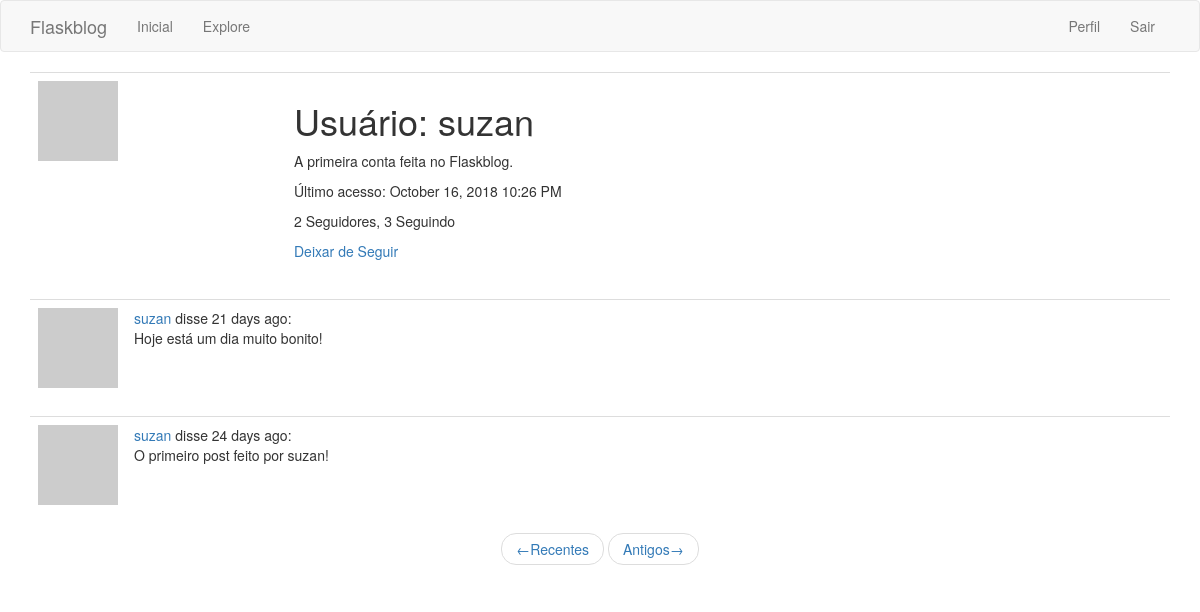
Before: /user/suzan (signed in) with the older database file.
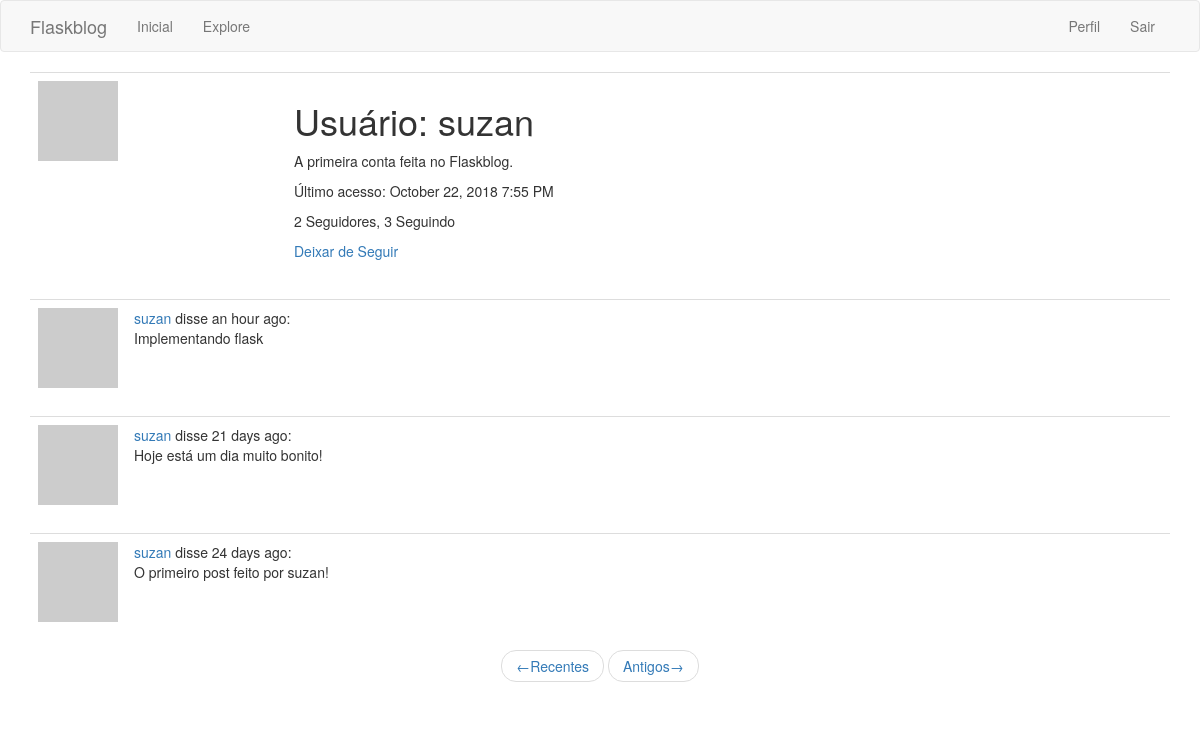
After: the same page with the newer database file.
### app/models.py (models this page shows, shortened)
class User(UserMixin, db.Model):
    id = db.Column(db.Integer, primary_key=True)
    username = db.Column(db.String(64), index=True, unique=True)
    email = db.Column(db.String(120), index=True, unique=True)
    password_hash = db.Column(db.String(128))
    posts = db.relationship('Post', backref='author', lazy='dynamic')
    about_me = db.Column(db.String(140))
    last_seen = db.Column(db.DateTime, default=datetime.utcnow)
    followed = db.relationship(
        'User', secondary=followers,
        primaryjoin=(followers.c.follower_id == id),
        secondaryjoin=(followers.c.followed_id == id),
        backref=db.backref('followers', lazy='dynamic'), lazy='dynamic')
    def avatar(self, size):
        digest = md5(self.email.lower().encode('utf-8')).hexdigest()
        return 'https://www.gravatar.com/avatar/{}?d=identicon&s={}'.format(
            digest, size)
    def is_following(self, user):
        return self.followed.filter(
            followers.c.followed_id == user.id).count() > 0

class Post(db.Model):
    id = db.Column(db.Integer, primary_key=True)
    body = db.Column(db.String(140))
    timestamp = db.Column(db.DateTime, index=True, default=datetime.utcnow)
    user_id = db.Column(db.Integer, db.ForeignKey('user.id'))

### app/routes.py (the view)
@app.route('/user/<username>')
@login_required
def user(username):
    user = User.query.filter_by(username=username).first_or_404()
    page = request.args.get('page', 1, type=int)
    posts = user.posts.order_by(Post.timestamp.desc()).paginate(
        page, app.config['POSTS_PER_PAGE'], False)
    next_url = url_for('user', username=user.username, page=posts.next_num) \
        if posts.has_next else None
    prev_url = url_for('user', username=user.username, page=posts.prev_num) \
        if posts.has_prev else None
    return render_template('user.html', user=user, posts=posts.items,
                            prev_url=prev_url, next_url=next_url)

### app/models.py (called while the page is built)
@login.user_loader
def load_user(id):
    return User.query.get(int(id))

### app/routes.py (called while the page is built)
@app.before_request
def before_request():
    if current_user.is_authenticated:
        current_user.last_seen = datetime.utcnow()
        db.session.commit()

### app/templates/user.html
{% extends "base.html" %}
{% block app_content %}
<table class="table table-hover">
	<tr>
		<td width="256px"><img src="{{ user.avatar(256) }}"></td>
		<td>
			<h1>Usuário: {{ user.username }}</h1>
			{% if user.about_me %}
				<p>{{ user.about_me }}</p>
			{% endif %}
			{% if user.last_seen %}
				<p>Último acesso: {{ moment(user.last_seen).format('LLL') }}</p>
			{% endif %}
			<p>
				{{ user.followers.count() }} Seguidores,
				{{ user.followed.count() }} Seguindo
			</p>
			{% if user == current_user %}
				<p><a href="{{ url_for('edit_profile') }}">Editar perfil</a></p>
			{% elif not current_user.is_following(user) %}
				<p><a href="{{ url_for('follow', username=user.username) }}">Seguir</a></p>
			{% else %}
				<p><a href="{{ url_for('unfollow', username=user.username) }}">Deixar de Seguir</a></p>
			{% endif %}
		</td>
	</tr>
</table>
{% for post in posts %}
	{% include "_post.html" %}
{% endfor %}
<nav aria-label="...">
	<ul class="pager">
		<li class="previous{% if not prev_url %}disabled{% endif %}">
			<a href="{{ prev_url or '#' }}">
				<span aria-hidden="true">&larr;</span>Recentes
			</a>
		</li>
		<li class="next{% if not next_url %}disabled{% endif %}">
			<a href="{{ next_url or '#' }}">
				Antigos<span aria-hidden="true">&rarr;</span>
			</a>
		</li>
	</ul>
</nav>
{% endblock %}

### app/templates/_post.html
<table class="table table-hover">
	<tr>
		<td width="70px">
			<a href="{{ url_for('user', username=post.author.username) }}">
				<img src="{{ post.author.avatar(70) }}" />
			</a>
		</td>
		<td>
			<a href="{{ url_for('user', username=post.author.username) }}">
				{{ post.author.username }}
 			</a>
			disse {{ moment(post.timestamp).fromNow() }}:
			<br>
			{{ post.body }}
		</td>
	</tr>
</table>

Changed rows visible on the page:
changed User "suzan": last_seen "October 16, 2018 10:26 PM" → "October 22, 2018 7:55 PM"
added Post: author.username "suzan", timestamp "an hour ago", body "Implementando flask"
